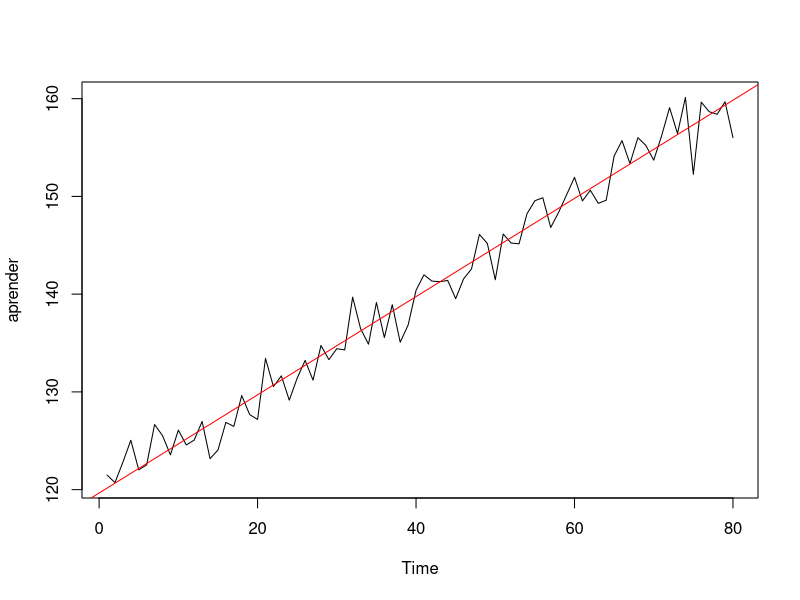
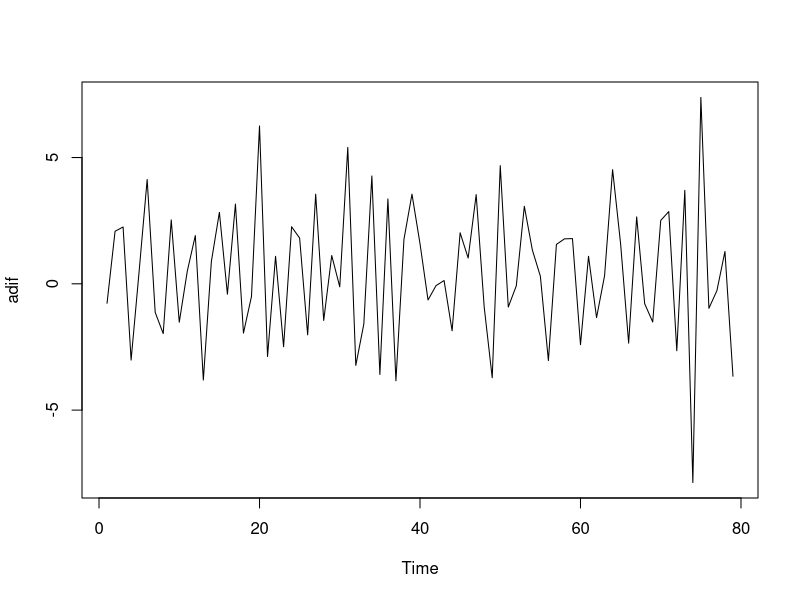
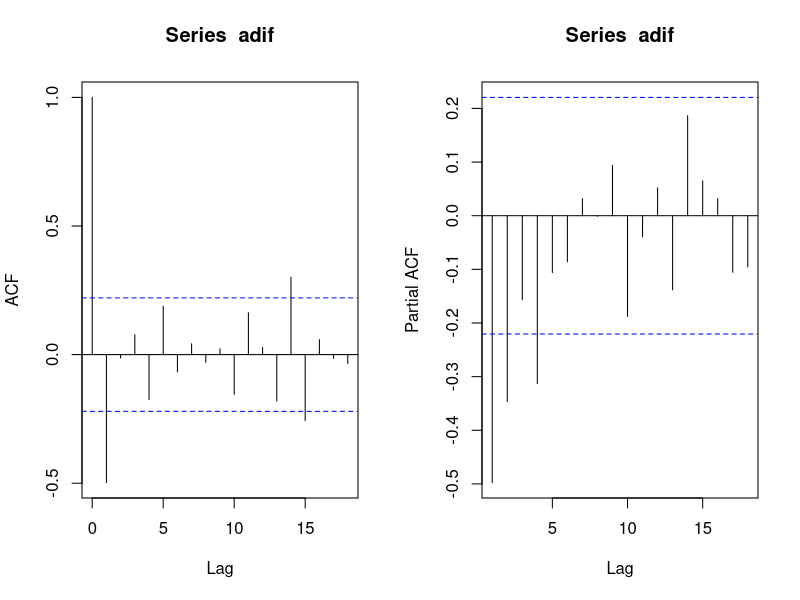
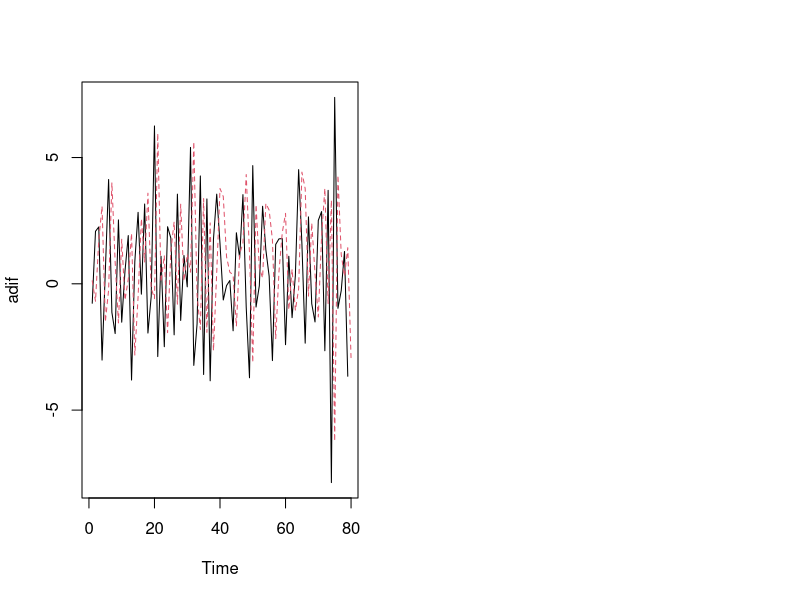
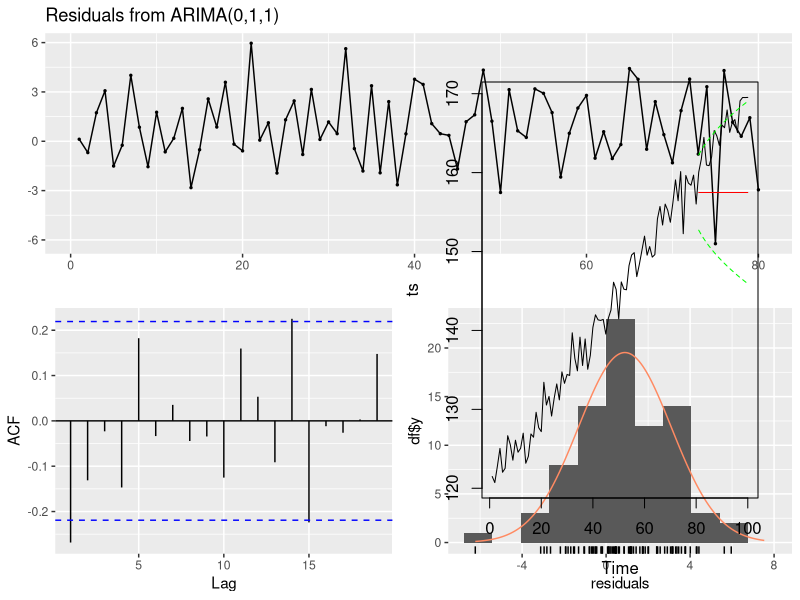
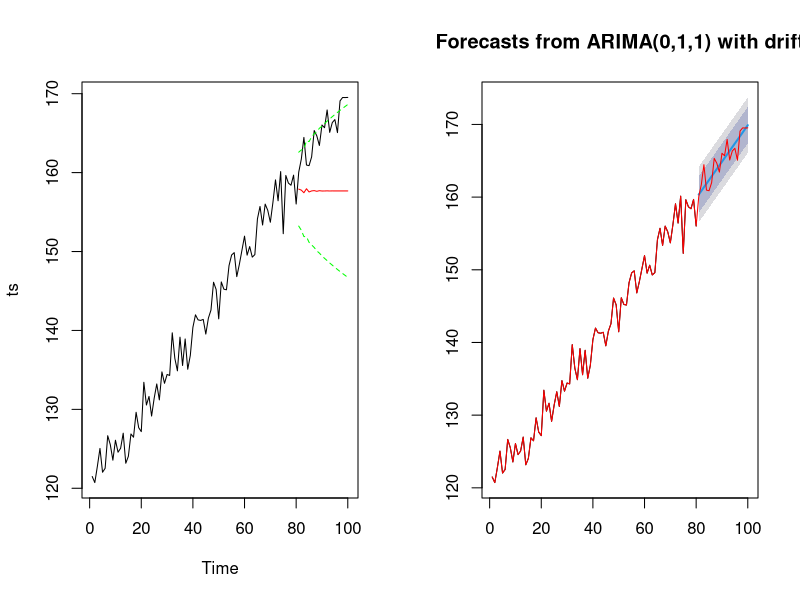

Source code (R) for these figures, in order:
## ---- chunk 1
knitr::opts_chunk$set(echo = TRUE, warning = FALSE, message = FALSE)
## ---- chunk 2
library(forecast)
## ---- chunk 3
name= read.table("ts_2.txt")
ts = ts(name)
## ---- chunk 4
aprender=ts[1:80]
predecir=ts[81:100]
## ---- chunk 5
plot.ts(aprender)
tend = lm(aprender~c(1:80))
abline(reg=tend, col='red')
## ---- chunk 6
adif=diff(aprender)
plot.ts(adif)
## ---- chunk 7
par(mfrow=c(1,2))
acf(adif)
pacf(adif)
## ---- chunk 8
modelo1 = arima(aprender, order=c(2,1,0))
modelo2 = arima(aprender, order=c(0,1,1))
modelo3 = arima(aprender, order=c(2,1,1))

print(modelo1);print(modelo2);print(modelo3);
## ---- chunk 9
plot.ts(adif)
points(modelo2$residuals, type = "l", col = 2, lty = 2)
## ---- chunk 10
checkresiduals(modelo2,test = F)
## ---- chunk 11
shapiro.test(modelo2$residuals)
## ---- chunk 12
ts.plot(ts)
forecast1=predict(modelo2, 20)$pred
forecast1_se=predict(modelo2, 20)$se
points(forecast1, type = "l", col = "red")
points(forecast1 - 2*forecast1_se, type = "l", col = "green", lty = 2)
points(forecast1 + 2*forecast1_se, type = "l", col = "green", lty = 2)
## ---- chunk 13
accuracy(forecast1,predecir)
## ---- chunk 14
auto.arima(aprender)
## ---- chunk 15
modeloA = arima(aprender, order=c(4,1,0))

ts.plot(ts)
forecast1=predict(modeloA, 20)$pred
forecast1_se=predict(modeloA, 20)$se
points(forecast1, type = "l", col = "red")
points(forecast1 - 2*forecast1_se, type = "l", col = "green", lty = 2)
points(forecast1 + 2*forecast1_se, type = "l", col = "green", lty = 2)
## ---- chunk 16
modeloA = Arima(aprender, order=c(0,1,1),include.drift=TRUE)
forecast1=forecast(modeloA, 20)

plot(forecast1)
points(ts, type = "l", col = "red")
